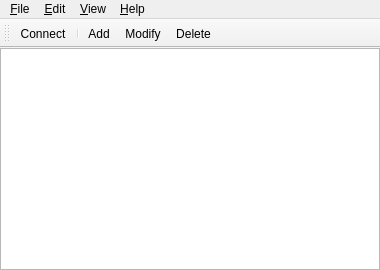
<ui version="4.0" >
 <author>Matthew Grooms</author>
 <class>qikeaRoot</class>
 <widget class="QMainWindow" name="qikeaRoot" >
  <property name="geometry" >
   <rect>
    <x>0</x>
    <y>0</y>
    <width>380</width>
    <height>270</height>
   </rect>
  </property>
  <property name="windowTitle" >
   <string>Shrew Soft VPN Access Manager</string>
  </property>
  <property name="windowIcon" >
   <iconset>
    <normaloff>:/png/ikea.png</normaloff>:/png/ikea.png</iconset>
  </property>
  <property name="styleSheet" >
   <string notr="true" />
  </property>
  <widget class="QWidget" name="centralwidget" >
   <layout class="QVBoxLayout" >
    <item>
     <widget class="QListWidget" name="listWidgetSites" >
      <property name="contextMenuPolicy" >
       <enum>Qt::CustomContextMenu</enum>
      </property>
      <property name="editTriggers" >
       <set>QAbstractItemView::EditKeyPressed</set>
      </property>
      <property name="movement" >
       <enum>QListView::Static</enum>
      </property>
      <property name="resizeMode" >
       <enum>QListView::Adjust</enum>
      </property>
      <property name="viewMode" >
       <enum>QListView::IconMode</enum>
      </property>
      <property name="uniformItemSizes" >
       <bool>true</bool>
      </property>
      <property name="sortingEnabled" >
       <bool>true</bool>
      </property>
     </widget>
    </item>
   </layout>
  </widget>
  <widget class="QMenuBar" name="menubar" >
   <property name="geometry" >
    <rect>
     <x>0</x>
     <y>0</y>
     <width>380</width>
     <height>24</height>
    </rect>
   </property>
   <widget class="QMenu" name="menuFile" >
    <property name="title" >
     <string>&amp;File</string>
    </property>
    <addaction name="actionConnect" />
    <addaction name="separator" />
    <addaction name="actionImport" />
    <addaction name="actionExport" />
    <addaction name="separator" />
    <addaction name="actionExit" />
   </widget>
   <widget class="QMenu" name="menuEdit" >
    <property name="title" >
     <string>&amp;Edit</string>
    </property>
    <addaction name="actionAdd" />
    <addaction name="actionDelete" />
    <addaction name="actionRename" />
    <addaction name="separator" />
    <addaction name="actionModify" />
   </widget>
   <widget class="QMenu" name="menuHelp" >
    <property name="title" >
     <string>&amp;Help</string>
    </property>
    <addaction name="actionAbout" />
   </widget>
   <widget class="QMenu" name="menuView" >
    <property name="title" >
     <string>&amp;View</string>
    </property>
    <addaction name="actionViewLarge" />
    <addaction name="actionViewSmall" />
    <addaction name="separator" />
   </widget>
   <addaction name="menuFile" />
   <addaction name="menuEdit" />
   <addaction name="menuView" />
   <addaction name="menuHelp" />
  </widget>
  <widget class="QToolBar" name="toolBar" >
   <property name="focusPolicy" >
    <enum>Qt::TabFocus</enum>
   </property>
   <property name="windowTitle" >
    <string>toolBar</string>
   </property>
   <property name="autoFillBackground" >
    <bool>false</bool>
   </property>
   <property name="movable" >
    <bool>true</bool>
   </property>
   <property name="iconSize" >
    <size>
     <width>32</width>
     <height>32</height>
    </size>
   </property>
   <property name="toolButtonStyle" >
    <enum>Qt::ToolButtonTextBesideIcon</enum>
   </property>
   <attribute name="toolBarArea" >
    <enum>TopToolBarArea</enum>
   </attribute>
   <attribute name="toolBarBreak" >
    <bool>false</bool>
   </attribute>
   <addaction name="actionConnect" />
   <addaction name="separator" />
   <addaction name="actionAdd" />
   <addaction name="actionModify" />
   <addaction name="actionDelete" />
  </widget>
  <action name="actionConnect" >
   <property name="icon" >
    <iconset>
     <normaloff>:/png/site_con.png</normaloff>:/png/site_con.png</iconset>
   </property>
   <property name="text" >
    <string>&amp;Connect</string>
   </property>
   <property name="iconText" >
    <string>Connect</string>
   </property>
   <property name="toolTip" >
    <string>Connect using this site configuration</string>
   </property>
  </action>
  <action name="actionAdd" >
   <property name="icon" >
    <iconset>
     <normaloff>:/png/site_add.png</normaloff>:/png/site_add.png</iconset>
   </property>
   <property name="text" >
    <string>&amp;Add</string>
   </property>
   <property name="iconText" >
    <string>Add</string>
   </property>
   <property name="toolTip" >
    <string>Add a new site configuration</string>
   </property>
  </action>
  <action name="actionDelete" >
   <property name="icon" >
    <iconset>
     <normaloff>:/png/site_del.png</normaloff>:/png/site_del.png</iconset>
   </property>
   <property name="text" >
    <string>&amp;Delete</string>
   </property>
   <property name="iconText" >
    <string>Delete</string>
   </property>
   <property name="toolTip" >
    <string>Delete this site configuration</string>
   </property>
  </action>
  <action name="actionModify" >
   <property name="icon" >
    <iconset>
     <normaloff>:/png/site_mod.png</normaloff>:/png/site_mod.png</iconset>
   </property>
   <property name="text" >
    <string>&amp;Modify</string>
   </property>
   <property name="iconText" >
    <string>Modify</string>
   </property>
   <property name="toolTip" >
    <string>Modify this site configuration</string>
   </property>
  </action>
  <action name="actionImport" >
   <property name="text" >
    <string>Import</string>
   </property>
  </action>
  <action name="actionExport" >
   <property name="text" >
    <string>Export</string>
   </property>
  </action>
  <action name="actionExit" >
   <property name="text" >
    <string>Exit</string>
   </property>
  </action>
  <action name="actionRename" >
   <property name="text" >
    <string>Rename</string>
   </property>
  </action>
  <action name="actionAbout" >
   <property name="text" >
    <string>About</string>
   </property>
  </action>
  <action name="actionLarge_Icons" >
   <property name="text" >
    <string>Large Icons</string>
   </property>
  </action>
  <action name="actionViewLarge" >
   <property name="checkable" >
    <bool>true</bool>
   </property>
   <property name="checked" >
    <bool>true</bool>
   </property>
   <property name="text" >
    <string>Large Icons</string>
   </property>
   <property name="iconText" >
    <string>&amp;Large Icons</string>
   </property>
   <property name="toolTip" >
    <string>Large Icon View</string>
   </property>
  </action>
  <action name="actionViewSmall" >
   <property name="checkable" >
    <bool>true</bool>
   </property>
   <property name="text" >
    <string>Small Icons</string>
   </property>
   <property name="iconText" >
    <string>&amp;Small Icons</string>
   </property>
   <property name="toolTip" >
    <string>Small Icon View</string>
   </property>
  </action>
  <action name="actionViewDetail" >
   <property name="text" >
    <string>Details</string>
   </property>
   <property name="iconText" >
    <string>&amp;Details</string>
   </property>
   <property name="toolTip" >
    <string>Detailed View</string>
   </property>
  </action>
  <action name="actionViewToolBar" >
   <property name="checkable" >
    <bool>true</bool>
   </property>
   <property name="checked" >
    <bool>true</bool>
   </property>
   <property name="text" >
    <string>Toolbar</string>
   </property>
   <property name="iconText" >
    <string>&amp;Toolbar</string>
   </property>
  </action>
 </widget>
 <layoutdefault spacing="0" margin="0" />
 <resources>
  <include location="ikea.qrc" />
 </resources>
 <connections/>
</ui>
